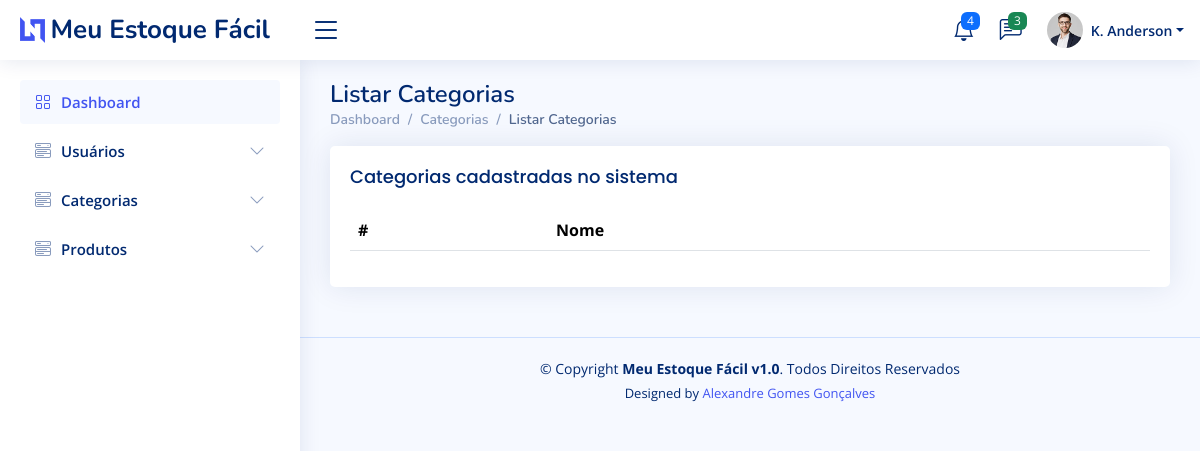
Before: /categoria/listarCategorias/ (signed in) with the older database file.
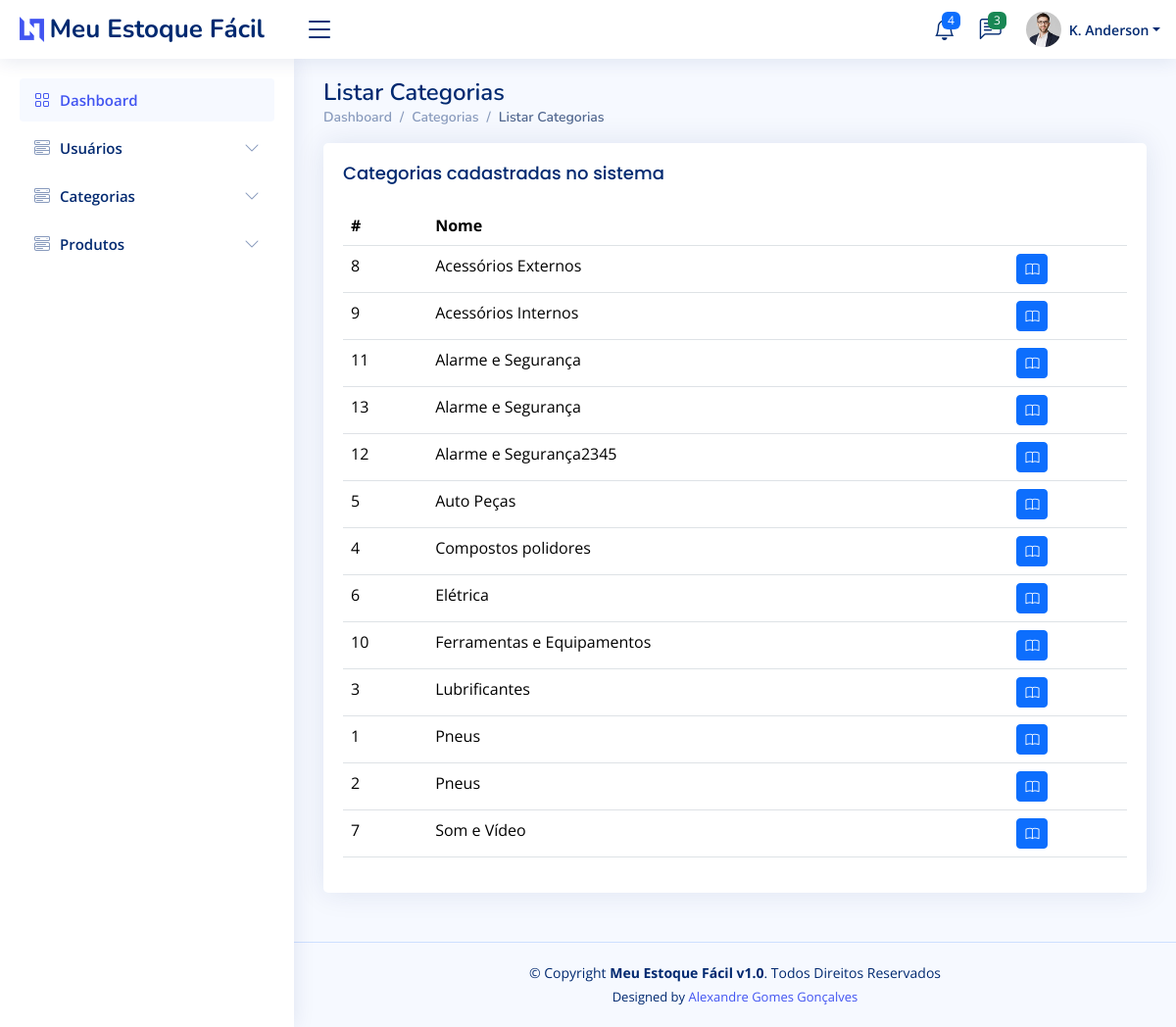
After: the same page with the newer database file.
### categoria/models.py (models this page shows, shortened)
class Categoria(models.Model):
    idCategoria     = models.AutoField(primary_key=True)
    nome            = models.CharField(max_length=255)
    created_at      = models.DateTimeField(auto_now_add=True)
    updated_at      = models.DateTimeField(auto_now=True)
    class Meta:
        ordering = ['-nome']

### categoria/views.py (the view)
# urls.py: path('listarCategorias/', views.listarCategorias, name='listarCategorias'),
@login_required(login_url='/sistema/login/')
def listarCategorias(request):
    categorias = {
        'categorias': Categoria.objects.all().order_by('nome')
    }
    return render(request, 'listarCategorias.html', categorias)

### categoria/templates/listarCategorias.html (shortened to what this page needs)
{% extends 'base.html' %}
{% load static %}
{% block navbar %}
    {% include 'sidebar.html' %}
{% endblock %}
{% block content %}
    {% block header %}
        {% include 'header.html' %}
    {% endblock %}
    <main id="main" class="main">
        <div class="pagetitle">
            <h1>Listar Categorias</h1>
            <nav>
                <ol class="breadcrumb">
                    <li class="breadcrumb-item"><a href="/dashboard/">Dashboard</a></li>
                    <li class="breadcrumb-item">Categorias</li>
                    <li class="breadcrumb-item active">Listar Categorias</li>
                </ol>
            </nav>
        </div>
        <section class="section">
            <div class="row">
                <div class="col-lg-12">
                    <div class="card">
                        <div class="card-body">
                            <h5 class="card-title">Categorias cadastradas no sistema</h5>
                            <table class="table table-hover">
                                <thead>
                                    <tr>
                                        <th scope="col">#</th>
                                        <th scope="col">Nome</th>
                                        <th></th>
                                    </tr>
                                </thead>
                                <tbody>
                                    {% for categoria in categorias %}
                                    <tr>
                                        <td scope="col">{{categoria.idCategoria}}</td>
                                        <td scope="col">{{categoria.nome}}</td>
                                        <td>
                                            <a href="/categoria/editarCategoria/{{categoria.idCategoria}}">
                                                <button class="btn btn-sm btn-primary" alt="editar"><i class="bi bi-book"></i></button>
                                            </a>
                                        </td>
                                    </tr>
                                    {% endfor %}
                                </tbody>
                            </table>
                        </div>
                    </div>
                </div>
            </div>
        </section>
    </main>
{% endblock %}

### sistema/templates/base.html (shortened to what this page needs)
{% load static %}
<!DOCTYPE html>
<html lang="en">
<head>
  <link href="{% static 'vendor/bootstrap/css/bootstrap.min.css' %}" rel="stylesheet">
  <link href="{% static 'vendor/bootstrap-icons/bootstrap-icons.css' %}" rel="stylesheet">
  <link href="{% static 'vendor/boxicons/css/boxicons.min.css' %}" rel="stylesheet">
  <link href="{% static 'vendor/quill/quill.snow.css' %}" rel="stylesheet">
  <link href="{% static 'vendor/quill/quill.bubble.css' %}" rel="stylesheet">
  <link href="{% static 'vendor/remixicon/remixicon.css' %}" rel="stylesheet">
  <link href="{% static 'vendor/simple-datatables/style.css' %}" rel="stylesheet">
  <link href="{% static 'css/style.css' %}" rel="stylesheet">
</head>
<body>
        {% block navbar %}
        {% endblock %}
        {% block content %}
        {% endblock %}
        <footer id="footer" class="footer">
            <div class="copyright">
            &copy; Copyright <strong><span>Meu Estoque Fácil v1.0</span></strong>. Todos Direitos Reservados
            </div>
            <div class="credits">
            Designed by <a href="https://github.com/alexandreggoncalves">Alexandre Gomes Gonçalves</a>
            </div>
        </footer>
    </body>
</html>

### sistema/templates/sidebar.html (shortened to what this page needs)
 <aside id="sidebar" class="sidebar">
    <ul class="sidebar-nav" id="sidebar-nav">
      <li class="nav-item">
        <a class="nav-link " href="/dashboard/">
          <i class="bi bi-grid"></i>
          <span>Dashboard</span>
        </a>
      </li>
      <li class="nav-item">
        <a class="nav-link collapsed" data-bs-target="#usuarios-nav" data-bs-toggle="collapse" href="#">
          <i class="bi bi-menu-button-wide"></i><span>Usuários</span><i class="bi bi-chevron-down ms-auto"></i>
        </a>
      </li>
      <li class="nav-item">
        <a class="nav-link collapsed" data-bs-target="#categorias-nav" data-bs-toggle="collapse" href="#">
          <i class="bi bi-menu-button-wide"></i><span>Categorias</span><i class="bi bi-chevron-down ms-auto"></i>
        </a>
      </li>
      <li class="nav-item">
        <a class="nav-link collapsed" data-bs-target="#produtos-nav" data-bs-toggle="collapse" href="#">
          <i class="bi bi-menu-button-wide"></i><span>Produtos</span><i class="bi bi-chevron-down ms-auto"></i>
        </a>
      </li>
    </ul>
  </aside>

### sistema/templates/header.html (shortened to what this page needs)
{% load static %}
  <header id="header" class="header fixed-top d-flex align-items-center">
    <div class="d-flex align-items-center justify-content-between">
      <a href="index.html" class="logo d-flex align-items-center">
        <img src="assets/img/logo.png" alt="">
        <span class="d-none d-lg-block">Meu Estoque Fácil</span>
      </a>
      <i class="bi bi-list toggle-sidebar-btn"></i>
    </div>
    <nav class="header-nav ms-auto">
      <ul class="d-flex align-items-center">
        <li class="nav-item dropdown">
          <a class="nav-link nav-icon" href="#" data-bs-toggle="dropdown">
            <i class="bi bi-bell"></i>
            <span class="badge bg-primary badge-number">4</span>
          </a>
        </li>
        <li class="nav-item dropdown">
          <a class="nav-link nav-icon" href="#" data-bs-toggle="dropdown">
            <i class="bi bi-chat-left-text"></i>
            <span class="badge bg-success badge-number">3</span>
          </a>
        </li>
        <li class="nav-item dropdown pe-3">
          <a class="nav-link nav-profile d-flex align-items-center pe-0" href="#" data-bs-toggle="dropdown">
            <img src="assets/img/profile-img.jpg" alt="Profile" class="rounded-circle">
            <span class="d-none d-md-block dropdown-toggle ps-2">K. Anderson</span>
          </a>
        </li>
      </ul>
    </nav>
  </header>

### assets/css/style.css (style rules this page uses)
:root { scroll-behavior: smooth; }
body { font-family: "Open Sans", sans-serif; background: #f6f9ff; color: #444444; }
a { color: #4154f1; text-decoration: none; }
h1, h2, h3, h4, h5, h6 { font-family: "Nunito", sans-serif; }
#main { margin-top: 60px; padding: 20px 30px; transition: all 0.3s; }
.pagetitle { margin-bottom: 10px; }
.pagetitle h1 { font-size: 24px; margin-bottom: 0; font-weight: 600; color: #012970; }
.card { margin-bottom: 30px; border: none; border-radius: 5px; box-shadow: 0px 0 30px rgba(1, 41, 112, 0.1); }
.card-title { padding: 20px 0 15px 0; font-size: 18px; font-weight: 500; color: #012970; font-family: "Poppins", sans-serif; }
.card-body { padding: 0 20px 20px 20px; }
.breadcrumb { font-size: 14px; font-family: "Nunito", sans-serif; color: #899bbd; font-weight: 600; }
.breadcrumb a { color: #899bbd; transition: 0.3s; }
.breadcrumb .breadcrumb-item::before { color: #899bbd; }
.breadcrumb .active { color: #51678f; font-weight: 600; }
.logo { line-height: 1; }
@media (min-width: 1200px) { .logo { width: 280px; } }
.logo img { max-height: 26px; margin-right: 6px; }
.logo span { font-size: 26px; font-weight: 700; color: #012970; font-family: "Nunito", sans-serif; }
.header { transition: all 0.5s; z-index: 997; height: 60px; box-shadow: 0px 2px 20px rgba(1, 41, 112, 0.1); background-color: #fff; padding-left: 20px; }
.header .toggle-sidebar-btn { font-size: 32px; padding-left: 10px; cursor: pointer; color: #012970; }
.header-nav ul { list-style: none; }
.header-nav>ul { margin: 0; padding: 0; }
.header-nav .nav-icon { font-size: 22px; color: #012970; margin-right: 25px; position: relative; }
.header-nav .nav-profile { color: #012970; }
.header-nav .nav-profile img { max-height: 36px; }
.header-nav .nav-profile span { font-size: 14px; font-weight: 600; }
.header-nav .badge-number { position: absolute; inset: -2px -5px auto auto; font-weight: normal; font-size: 12px; padding: 3px 6px; }
.sidebar { position: fixed; top: 60px; left: 0; bottom: 0; width: 300px; z-index: 996; transition: all 0.3s; padding: 20px; overflow-y: auto; scrollbar-width: thin; scrollbar-color: #aab7cf transparent; box-shadow: 0px 0px 20px rgba(1, 41, 112, 0.1); background-color: #fff; }
@media (min-width: 1200px) { #main, #footer { margin-left: 300px; } }
.sidebar-nav { padding: 0; margin: 0; list-style: none; }
.sidebar-nav li { padding: 0; margin: 0; list-style: none; }
.sidebar-nav .nav-item { margin-bottom: 5px; }
.sidebar-nav .nav-link { display: flex; align-items: center; font-size: 15px; font-weight: 600; color: #4154f1; transition: 0.3; background: #f6f9ff; padding: 10px 15px; border-radius: 4px; }
.sidebar-nav .nav-link i { font-size: 16px; margin-right: 10px; color: #4154f1; }
.sidebar-nav .nav-link.collapsed { color: #012970; background: #fff; }
.sidebar-nav .nav-link.collapsed i { color: #899bbd; }
.sidebar-nav .nav-link .bi-chevron-down { margin-right: 0; transition: transform 0.2s ease-in-out; }
.footer { padding: 20px 0; font-size: 14px; transition: all 0.3s; border-top: 1px solid #cddfff; }
.footer .copyright { text-align: center; color: #012970; }
.footer .credits { padding-top: 5px; text-align: center; font-size: 13px; color: #012970; }

Changed rows visible on the page:
added Categoria: idCategoria "8", nome "Acessórios Externos"
added Categoria: idCategoria "9", nome "Acessórios Internos"
added Categoria: idCategoria "11", nome "Alarme e Segurança"
added Categoria: idCategoria "13", nome "Alarme e Segurança"
added Categoria: idCategoria "12", nome "Alarme e Segurança2345"
added Categoria: idCategoria "5", nome "Auto Peças"
added Categoria: idCategoria "4", nome "Compostos polidores"
added Categoria: idCategoria "6", nome "Elétrica"
added Categoria: idCategoria "10", nome "Ferramentas e Equipamentos"
added Categoria: idCategoria "3", nome "Lubrificantes"
added Categoria: idCategoria "1", nome "Pneus"
added Categoria: idCategoria "2", nome "Pneus"
added Categoria: idCategoria "7", nome "Som e Vídeo"
